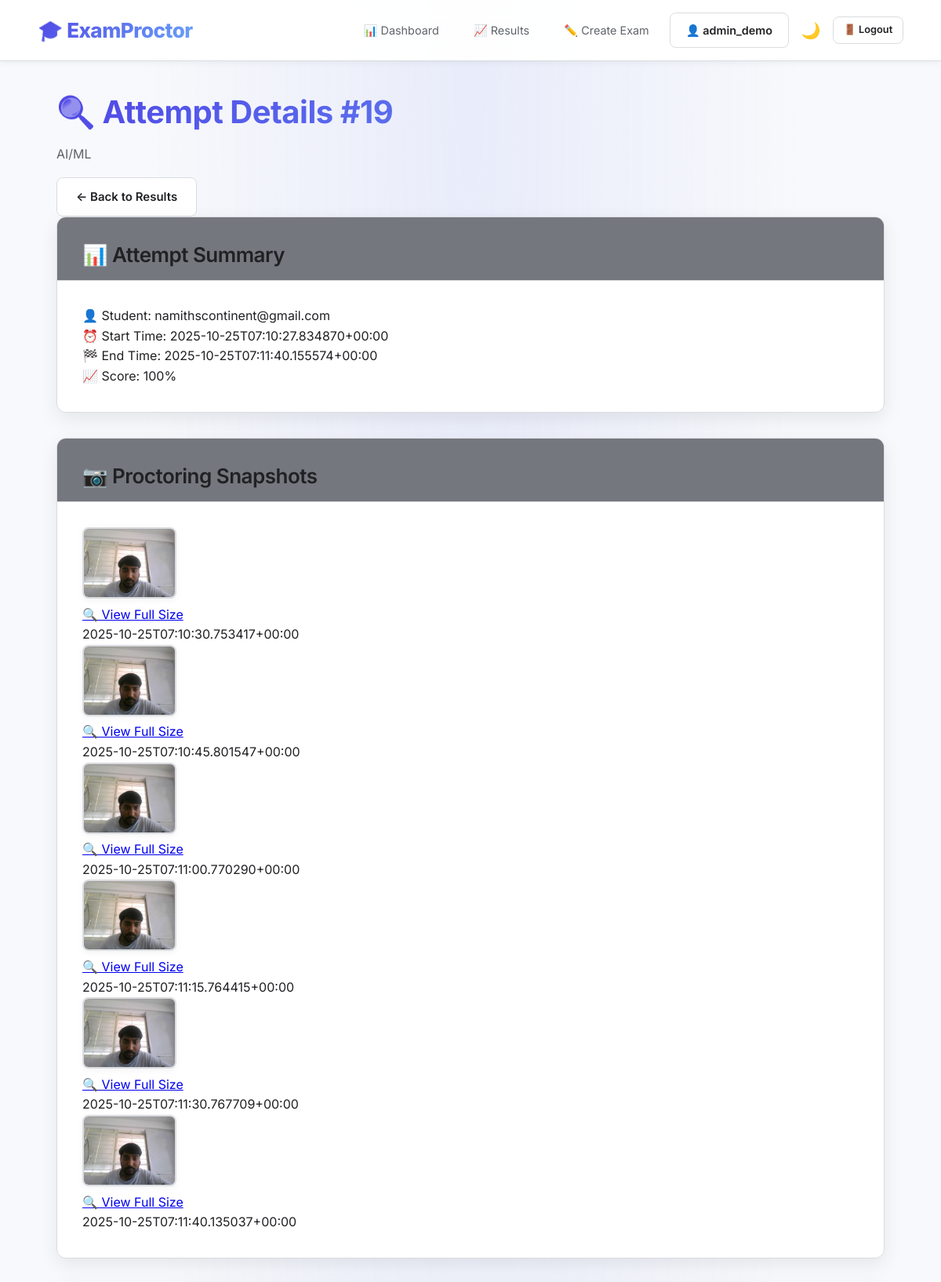
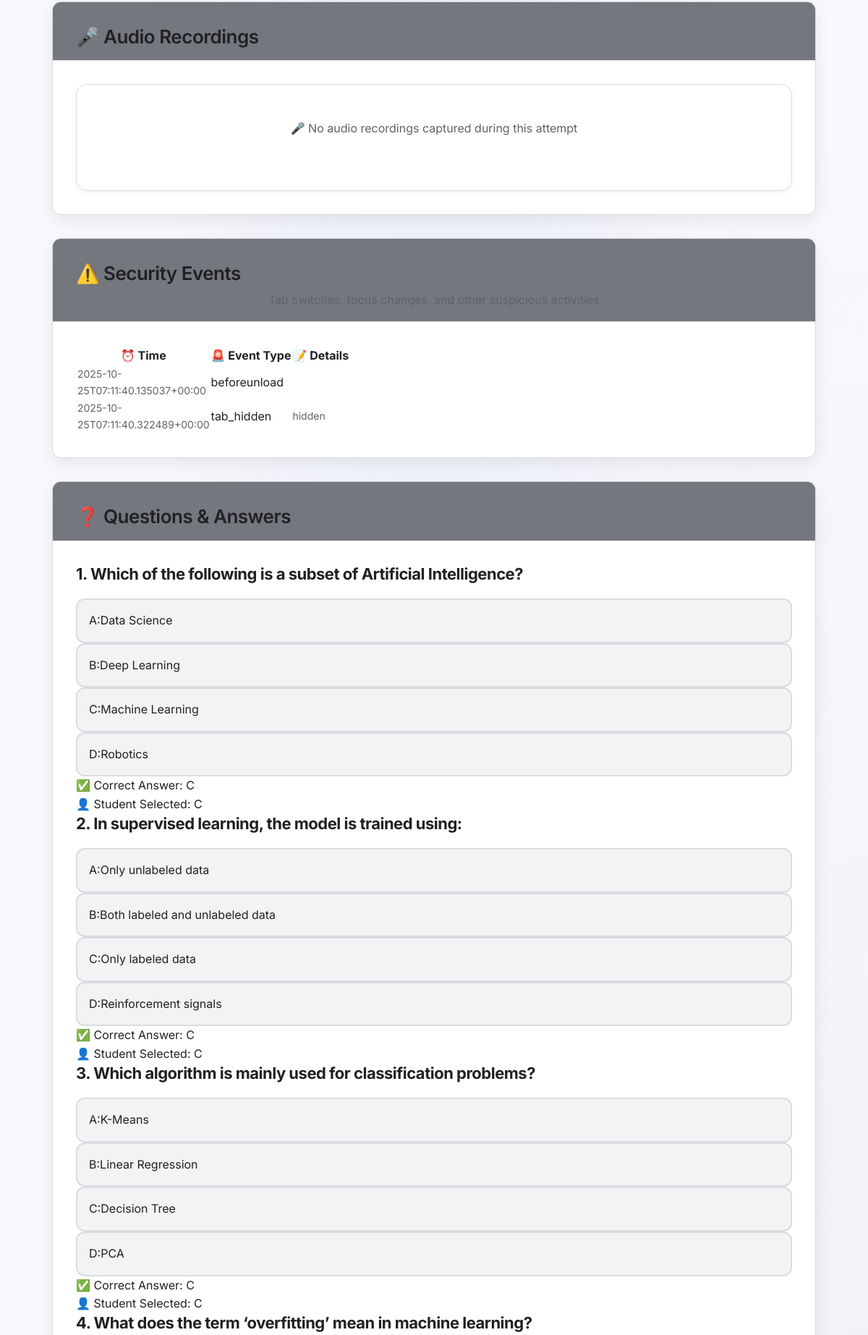
The app's page /admin/attempt/19 (signed in, upper part) with its own data (2 pictures, top to bottom).
### tables this page shows
CREATE TABLE attempts (
        id INTEGER PRIMARY KEY AUTOINCREMENT,
        user_id INTEGER NOT NULL,
        exam_id INTEGER NOT NULL,
        start_time TEXT,
        allowed_until TEXT,
        end_time TEXT,
        score INTEGER,
        submitted INTEGER DEFAULT 0,
        time_exceeded INTEGER DEFAULT 0,
        FOREIGN KEY(user_id) REFERENCES users(id),
        FOREIGN KEY(exam_id) REFERENCES exams(id)
    );

CREATE TABLE exams (
        id INTEGER PRIMARY KEY AUTOINCREMENT,
        title TEXT NOT NULL,
        duration_minutes INTEGER NOT NULL,
        max_questions INTEGER NOT NULL DEFAULT 50
    );

CREATE TABLE users (
        id INTEGER PRIMARY KEY AUTOINCREMENT,
        username TEXT UNIQUE NOT NULL,
        password_hash TEXT NOT NULL,
        is_admin INTEGER DEFAULT 0
    );

CREATE TABLE proctor_images (
        id INTEGER PRIMARY KEY AUTOINCREMENT,
        attempt_id INTEGER,
        filename TEXT,
        timestamp TEXT,
        FOREIGN KEY(attempt_id) REFERENCES attempts(id)
    );

CREATE TABLE proctor_events (
        id INTEGER PRIMARY KEY AUTOINCREMENT,
        attempt_id INTEGER,
        event_type TEXT,
        detail TEXT,
        timestamp TEXT,
        FOREIGN KEY(attempt_id) REFERENCES attempts(id)
    );

CREATE TABLE answers (
        id INTEGER PRIMARY KEY AUTOINCREMENT,
        attempt_id INTEGER NOT NULL,
        question_id INTEGER NOT NULL,
        selected TEXT,
        FOREIGN KEY(attempt_id) REFERENCES attempts(id),
        FOREIGN KEY(question_id) REFERENCES questions(id)
    );

CREATE TABLE questions (
        id INTEGER PRIMARY KEY AUTOINCREMENT,
        exam_id INTEGER NOT NULL,
        q_index INTEGER NOT NULL,
        question TEXT NOT NULL,
        option_a TEXT, option_b TEXT, option_c TEXT, option_d TEXT,
        correct TEXT,
        FOREIGN KEY(exam_id) REFERENCES exams(id)
    );

### app.py (the view)
@app.route("/admin/attempt/<int:attempt_id>")
def admin_attempt_detail(attempt_id):
    if 'user_id' not in session or not session.get('is_admin'):
        return redirect(url_for("admin_login"))
    conn = get_conn(); cur = conn.cursor()
    cur.execute("""SELECT a.*, u.username AS username, e.title AS exam_title
                   FROM attempts a
                   LEFT JOIN users u ON u.id=a.user_id
                   LEFT JOIN exams e ON e.id=a.exam_id
                   WHERE a.id=?""", (attempt_id,))
    att = cur.fetchone()
    if not att:
        conn.close(); abort(404)
    cur.execute("SELECT * FROM proctor_images WHERE attempt_id=? ORDER BY timestamp", (attempt_id,))
    images = cur.fetchall()
    cur.execute("SELECT * FROM proctor_audio WHERE attempt_id=? ORDER BY timestamp", (attempt_id,))
    audios = cur.fetchall()
    cur.execute("SELECT * FROM proctor_events WHERE attempt_id=? ORDER BY timestamp", (attempt_id,))
    events = cur.fetchall()
    cur.execute("""SELECT q.q_index, q.question, q.option_a, q.option_b, q.option_c, q.option_d, q.correct, a.selected
                   FROM questions q
                   LEFT JOIN answers a ON q.id=a.question_id AND a.attempt_id=?
                   WHERE q.exam_id = ? ORDER BY q.q_index""", (attempt_id, att['exam_id']))
    q_and_a = cur.fetchall()
    conn.close()
    return render_template("admin_attempt.html", att=att, images=images, audios=audios, events=events, q_and_a=q_and_a)

### models.py (called while the page is built)
def get_conn():
    conn = sqlite3.connect(DB)
    conn.row_factory = sqlite3.Row
    return conn

### templates/admin_attempt.html
{% extends "base.html" %}
{% block content %}
<div class="container">
  <div class="page-header">
    <h1>🔍 Attempt Details #{{ att.id }}</h1>
    <p>{{ att.exam_title }}</p>
    <div class="action-buttons">
      <a href="{{ url_for('admin_results') }}" class="btn secondary">
        ← Back to Results
      </a>
    </div>
  </div>
  <div class="card mb-4">
    <div class="card-header">
      <h3 class="mb-0">📊 Attempt Summary</h3>
    </div>
    <div class="card-body">
      <div class="attempt-summary">
        <div class="summary-item">
          <span class="label">👤 Student:</span>
          <span class="value">{{ att.username }}</span>
        </div>
        <div class="summary-item">
          <span class="label">⏰ Start Time:</span>
          <span class="value">{{ att.start_time }}</span>
        </div>
        <div class="summary-item">
          <span class="label">🏁 End Time:</span>
          <span class="value">{{ att.end_time or 'Not finished' }}</span>
        </div>
        <div class="summary-item">
          <span class="label">📈 Score:</span>
          <span class="value">
            {% if att.score is not none %}
              <span class="badge {% if att.score >= 70 %}success{% elif att.score >= 50 %}warning{% else %}danger{% endif %}">
                {{ att.score }}%
              </span>
            {% else %}
              <span class="badge secondary">Not graded</span>
            {% endif %}
          </span>
        </div>
      </div>
    </div>
  </div>
  <div class="card mb-4">
    <div class="card-header">
      <h3 class="mb-0">📷 Proctoring Snapshots</h3>
    </div>
    <div class="card-body">
      {% if images %}
        <div class="snapshots-grid">
          {% for img in images %}
            <div class="snapshot-item">
              <a href="{{ url_for('serve_image', fname=img.filename) }}" target="_blank" class="snapshot-link">
                <img src="{{ url_for('serve_image', fname=img.filename) }}" class="thumb" alt="Snapshot">
                <div class="snapshot-overlay">
                  <span>🔍 View Full Size</span>
                </div>
              </a>
              <div class="snapshot-time">{{ img.timestamp }}</div>
            </div>
          {% endfor %}
        </div>
      {% else %}
        <div class="empty-state">
          <p>📷 No snapshots captured during this attempt</p>
        </div>
      {% endif %}
    </div>
  </div>
  <div class="card mb-4">
    <div class="card-header">
      <h3 class="mb-0">🎤 Audio Recordings</h3>
    </div>
    <div class="card-body">
      {% if audios %}
        <div class="audio-list">
          {% for a in audios %}
            <div class="audio-item">
              <div class="audio-controls">
                <audio controls src="{{ url_for('serve_audio', fname=a.filename) }}"></audio>
              </div>
              <div class="audio-time">{{ a.timestamp }}</div>
            </div>
          {% endfor %}
        </div>
      {% else %}
        <div class="empty-state">
          <p>🎤 No audio recordings captured during this attempt</p>
        </div>
      {% endif %}
    </div>
  </div>
  <div class="card mb-4">
    <div class="card-header">
      <h3 class="mb-0">⚠️ Security Events</h3>
      <p class="small mb-0">Tab switches, focus changes, and other suspicious activities</p>
    </div>
    <div class="card-body">
      {% if events %}
        <div class="table-responsive">
          <table class="admin-table">
            <thead>
              <tr>
                <th>⏰ Time</th>
                <th>🚨 Event Type</th>
                <th>📝 Details</th>
              </tr>
            </thead>
            <tbody>
              {% for e in events %}
                <tr>
                  <td class="small">{{ e.timestamp }}</td>
                  <td>
                    <span class="badge warning">{{ e.event_type }}</span>
                  </td>
                  <td class="small">{{ e.detail }}</td>
                </tr>
              {% endfor %}
            </tbody>
          </table>
        </div>
      {% else %}
        <div class="empty-state">
          <p>✅ No suspicious events detected during this attempt</p>
        </div>
      {% endif %}
    </div>
  </div>
  <div class="card">
    <div class="card-header">
      <h3 class="mb-0">❓ Questions & Answers</h3>
    </div>
    <div class="card-body">
      {% if q_and_a %}
        <div class="questions-list">
          {% for qa in q_and_a %}
            <div class="question-item">
              <div class="question-header">
                <h4>{{ qa.q_index }}. {{ qa.question }}</h4>
              </div>
              <div class="options-display">
                <div class="option-item">
                  <span class="option-label">A:</span>
                  <span class="option-text">{{ qa.option_a }}</span>
                </div>
                <div class="option-item">
                  <span class="option-label">B:</span>
                  <span class="option-text">{{ qa.option_b }}</span>
                </div>
                <div class="option-item">
                  <span class="option-label">C:</span>
                  <span class="option-text">{{ qa.option_c }}</span>
                </div>
                <div class="option-item">
                  <span class="option-label">D:</span>
                  <span class="option-text">{{ qa.option_d }}</span>
                </div>
              </div>
              <div class="answer-summary">
                <div class="answer-item">
                  <span class="label">✅ Correct Answer:</span>
                  <span class="badge success">{{ qa.correct }}</span>
                </div>
                <div class="answer-item">
                  <span class="label">👤 Student Selected:</span>
                  {% if qa.selected %}
                    <span class="badge {% if qa.selected == qa.correct %}success{% else %}danger{% endif %}">
                      {{ qa.selected }}
                    </span>
                  {% else %}
                    <span class="badge secondary">No answer</span>
                  {% endif %}
                </div>
              </div>
            </div>
          {% endfor %}
        </div>
      {% else %}
        <div class="empty-state">
          <p>❓ No questions found for this attempt</p>
        </div>
      {% endif %}
    </div>
  </div>
</div>
{% endblock %}

### static/css/modern-dashboard.css (style rules this page uses)
.empty-state { text-align: center; padding: 3rem; background: var(--surface); border-radius: var(--border-radius-lg); box-shadow: var(--shadow-sm); border: 1px solid var(--border-color); }
.empty-state p { color: var(--text-secondary); margin-bottom: 1.5rem; }

### static/css/auth.css (style rules this page uses)
.card-header { padding: 2rem 2rem 1rem; text-align: center; }
.card-header p { color: var(--text-secondary); font-size: 1rem; }
.card-body { padding: 2rem; }

### static/css/exam.css (style rules this page uses)
.option-item { background: var(--background-secondary); border: 2px solid var(--border-color); border-radius: var(--border-radius); padding: 1rem; cursor: pointer; transition: all 0.3s ease; display: flex; align-items: center; }

### records on screen
attempts: id "19", start_time "2025-10-25T07:10:27.834870+00:00", end_time "2025-10-25T07:11:40.155574+00:00", score "100"
exams: exam_title "AI/ML"
users: username "namithscontinent@gmail.com"
proctor_images: filename (picture), timestamp "2025-10-25T07:10:30.753417+00:00"
proctor_images: filename (picture), timestamp "2025-10-25T07:10:45.801547+00:00"
proctor_images: filename (picture), timestamp "2025-10-25T07:11:00.770290+00:00"
proctor_images: filename (picture), timestamp "2025-10-25T07:11:15.764415+00:00"
proctor_images: filename (picture), timestamp "2025-10-25T07:11:30.767709+00:00"
proctor_images: filename (picture), timestamp "2025-10-25T07:11:40.135037+00:00"
proctor_events: timestamp "2025-10-25T07:11:40.135037+00:00", event_type "beforeunload"
proctor_events: timestamp "2025-10-25T07:11:40.322489+00:00", event_type "tab_hidden", detail "hidden"
answers: q_index "1", question "Which of the following is a subset of Artificial Intelligence?", option_a "Data Science", option_b "Deep Learning", option_c "Machine Learning", option_d "Robotics", correct "C", selected "C"
answers: q_index "2", question "In supervised learning, the model is trained using:", option_a "Only unlabeled data", option_b "Both labeled and unlabeled data", option_c "Only labeled data", option_d "Reinforcement signals", correct "C", selected "C"
answers: q_index "3", question "Which algorithm is mainly used for classification problems?", option_a "K-Means", option_b "Linear Regression", option_c "Decision Tree", option_d "PCA", correct "C", selected "C"
answers: q_index "4", question "What does the term ‘overfitting’ mean in machine learning?"

### other values on screen
{{ session.username }} "admin_demo"
